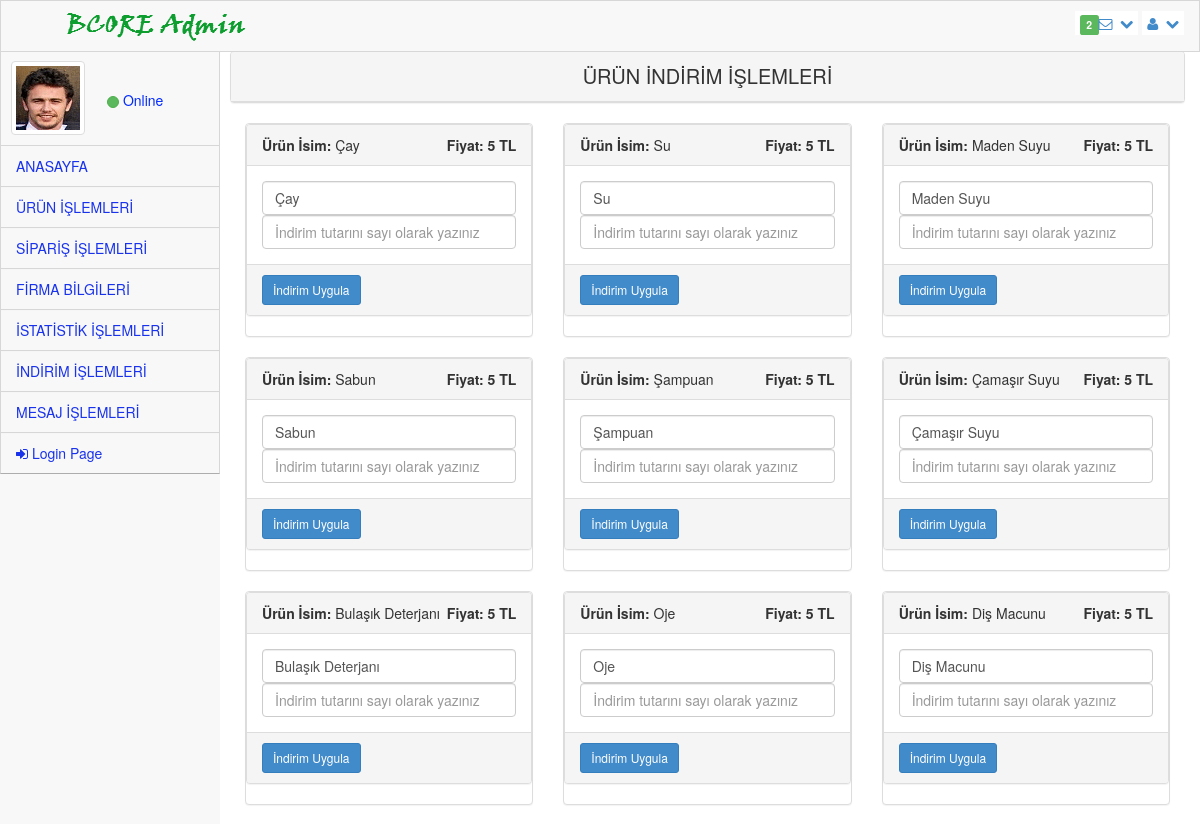
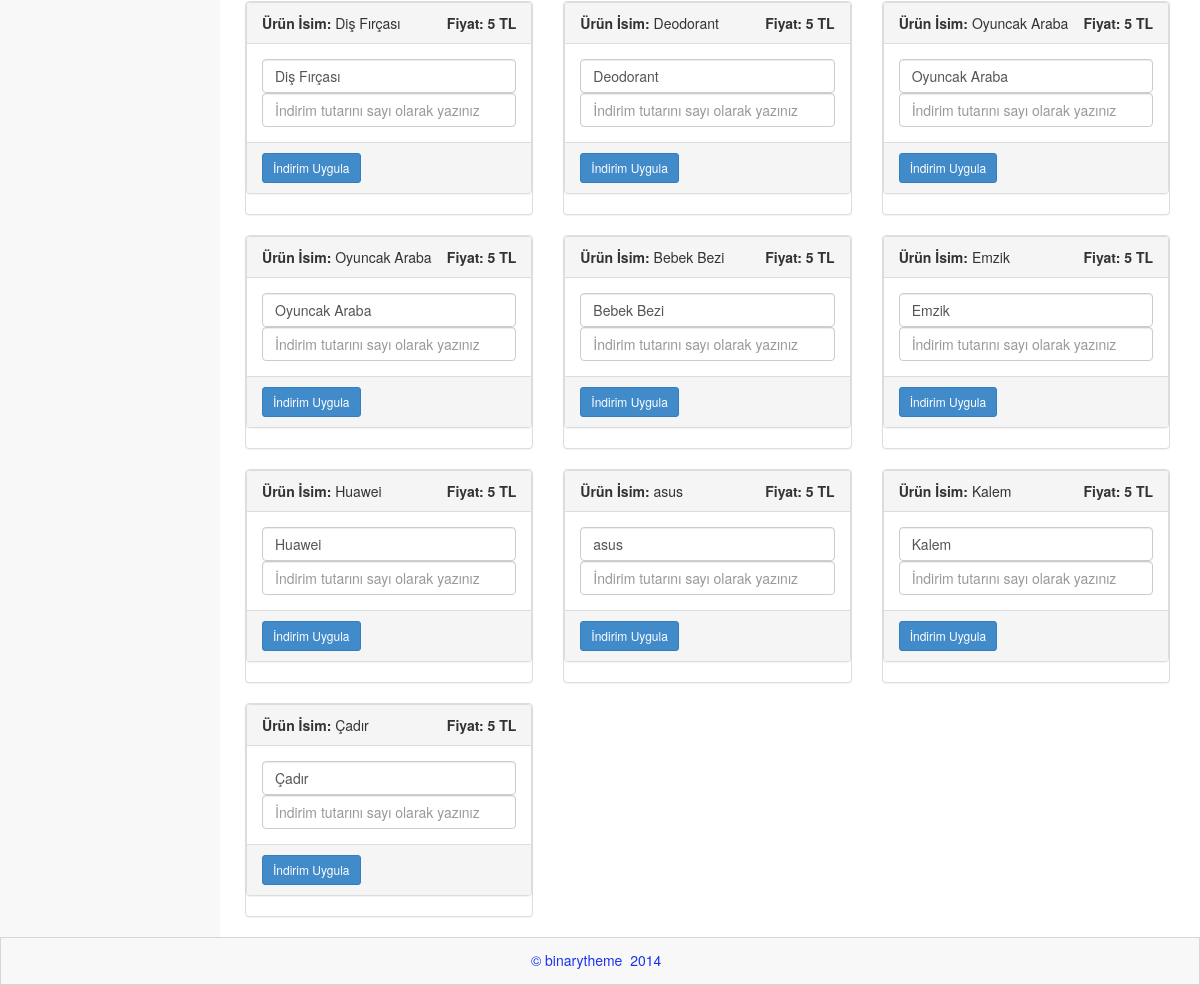
Screenshot of /admin_firma/firma_indirim.php with the database file from the repository (2 pictures, top to bottom).
### tables this page shows
CREATE TABLE `urun` (
  `urun_id` int(11) NOT NULL,
  `urun_firma` varchar(100) NOT NULL,
  `urun_isim` varchar(50) NOT NULL,
  `urun_kategori` varchar(50) NOT NULL,
  `urun_aciklama` varchar(2000) NOT NULL,
  `urun_tarif` varchar(2000) NOT NULL,
  `urun_fiyat` int(11) NOT NULL,
  `urun_resim` varchar(200) NOT NULL,
  `urun_stok` int(11) NOT NULL,
  `urun_favori` int(11) NOT NULL DEFAULT '0'
);

### admin_firma/firma_indirim.php (the view, shortened to what this page needs)
<?php require_once("../baglan.php"); ?>
<!DOCTYPE html>
 <html lang="tr">
<head>
    <link rel="stylesheet" href="assets/plugins/bootstrap/css/bootstrap.css" />
    <link rel="stylesheet" href="assets/css/main.css" />
    <link rel="stylesheet" href="assets/css/theme.css" />
    <link rel="stylesheet" href="assets/css/MoneAdmin.css" />
    <link rel="stylesheet" href="assets/plugins/Font-Awesome/css/font-awesome.css" />
</head>
<body class="padTop53 " >
    <div id="wrap">
        <div id="top">
            <nav class="navbar navbar-inverse navbar-fixed-top " style="padding-top: 10px;">
                <header class="navbar-header">
                    <a href="index.php" class="navbar-brand">
                    <img src="assets/img/logo.png" alt="" /></a>
                </header>
                <ul class="nav navbar-top-links navbar-right">
                    <li class="dropdown">
                        <a class="dropdown-toggle" data-toggle="dropdown" href="#">
                            <span class="label label-success">2</span><i class="icon-envelope-alt"></i>&nbsp; <i class="icon-chevron-down"></i>
                        </a>
                    </li>
                    <li class="dropdown">
                        <a class="dropdown-toggle" data-toggle="dropdown" href="#">
                            <i class="icon-user "></i>&nbsp; <i class="icon-chevron-down "></i>
                        </a>
                    </li>
                </ul>
            </nav>
        </div>
       <div id="left">
                <div class="media user-media well-small">
                    <a class="user-link" href="#">
                        <img class="media-object img-thumbnail user-img" alt="User Picture" src="assets/img/user.gif" />
                    </a>
                    <br />
                    <div class="media-body">
                        <h5 class="media-heading" style="font-weight: inherit; text-transform: capitalize; font-size: 16px;">
                        </h5>
                        <ul class="list-unstyled user-info">
                            <li>
                                 <a class="btn btn-success btn-xs btn-circle" style="width: 10px;height: 12px;"></a> Online
                            </li>
                        </ul>
                    </div>
                    <br />
                </div>
         <ul id="menu" class="collapse">
                <li class="panel">
                    <a href="index.php" data-parent="#menu" data-toggle="collapse" class="accordion-toggle" data-target="#blank-nav">
                        ANASAYFA
                    </a>
                </li>
                <li class="panel">
                    <a href="firma_ürün.php" data-parent="#menu" data-toggle="collapse" class="accordion-toggle" data-target="#blank-nav1">
                        ÜRÜN İŞLEMLERİ
                    </a>
                </li>
                <li class="panel">
                    <a href="firma_siparis.php" data-parent="#menu" data-toggle="collapse" class="accordion-toggle" data-target="#blank-nav3">
                        SİPARİŞ İŞLEMLERİ
                    </a>
                </li>
                <li class="panel">
                    <a href="#" data-parent="#menu" data-toggle="collapse" class="accordion-toggle" data-target="#blank-nav4">
                        FİRMA BİLGİLERİ
                    </a>
                </li>
                <li class="panel">
                    <a href="firma_istatistik.php" data-parent="#menu" data-toggle="collapse" class="accordion-toggle" data-target="#blank-nav5">
                        İSTATİSTİK İŞLEMLERİ
                    </a>
                </li>
                <li class="panel">
                    <a href="firma_indirim.php" data-parent="#menu" data-toggle="collapse" class="accordion-toggle" data-target="#blank-nav7">
                        İNDİRİM İŞLEMLERİ
                    </a>
                </li>
                <li class="panel">
                    <a href="firma_mailbox.php" data-parent="#menu" data-toggle="collapse" class="accordion-toggle" data-target="#blank-nav8">
                        MESAJ İŞLEMLERİ
                    </a>
                </li>
                <li><a href="cikis.php"><i class="icon-signin"></i> Login Page </a></li>
             </ul>
        </div>
        <div id="content">
            <div class="inner" style="min-height:1200px;">
                <div class="row">
                <div class="col-lg-12">
                    <div class="panel panel-default">
                        <div class="panel-heading text-center" style="font-size: 20px;">
                            ÜRÜN İNDİRİM İŞLEMLERİ
                        </div>
                    </div>
                    <?php
                        $veri= $db->query("SELECT * FROM urun where urun_firma='$b'", PDO::FETCH_ASSOC);
                            foreach($veri as $row){
                    ?>
                    <div class="col-lg-4">
		                <div class="panel panel-default">
		                    <form action="" method="post" enctype="multipart/form-data">
		                    	<div class="panel panel-default">
			                        <div class="panel-heading">
			                        	<b>Ürün İsim:</b> <?php echo $row['urun_isim']; ?>
			                         	<b style="float: right;">Fiyat: <?php echo $row['urun_fiyat']; ?> TL</b>
			                        </div>
			                        <div class="panel-body">
			                            <input class="form-control" name="indirim_urun_isim" type="text" value="<?php echo $row['urun_isim']; ?>"required>
		                                <input class="form-control" name="indirim_tutar" placeholder="İndirim tutarını sayı olarak yazınız" required>
			                        </div>
			                        <div class="panel-footer">
			                           <button type="submit" name="urun_indirim" class="btn btn-primary btn-sm">İndirim Uygula</button>
			                        </div>
			                    </div>
		                    </form>
		                </div>
                    </div>
                    <?php
                    }
                    ?>
				</div>
                </div>
            </div>
            </div>
        </div>
    <div id="footer">
        <p>&copy;  binarytheme &nbsp;2014 &nbsp;</p>
    </div>
</body>
</html>

### admin_firma/assets/css/main.css (style rules this page uses)
#wrap { margin: 0 auto; }
#footer { height: 48px; background-color: #222222; }
@media (min-width: 768px) { html, body { height: 100%; } }
@media (min-width: 768px) { #wrap { height: auto !important; height: 100%; min-height: 100%; padding: 0 0 48px; margin-bottom: -48px; } }
body.padTop53 { padding-top: 75px; overflow: visible; }
@media (min-width: 802px) { body.padTop53 { padding-top: 51px; } }
#wrap:before, #top:before, .head:before, #footer:before, #wrap:after, #top:after, .head:after, #footer:after { display: table; content: " "; }
#wrap:after, #top:after, .head:after, #footer:after { clear: both; }
#wrap { background-color: #f8f8f8; }
@media (min-width: 768px) { #left { position: relative; float: left; width: 100px; } }
@media (min-width: 768px) { #content { margin-left: 100px; } }
@media (min-width: 768px) { #left { margin-bottom: -10px; } }
@media (min-width: 992px) { #left { width: 220px; } }
@media (min-width: 992px) { #content { margin-left: 220px; } }
#top .navbar { margin-bottom: 0; border:1px solid rgb(216, 215, 215); background-color:#f8f8f8; }
#top .navbar-brand { padding: 0; }
.user-media { display: none; color:#0029FF; border-right:1px solid rgb(216, 215, 215); border-left:1px solid rgb(216, 215, 215); }
@media (min-width: 768px) { .user-media { display: block; } }
@media (min-width: 768px) { .user-media .media-body { display: none; } }
@media (min-width: 768px) { .user-media .user-link { position: relative; display: block; margin-right: auto; margin-left: auto; } }
@media (min-width: 768px) { .user-media .user-link .user-img { margin: 10px auto; } }
@media (min-width: 992px) { .user-media .user-link { float: left; } }
@media (min-width: 992px) { .user-media .user-link .user-img { margin: 10px; } }
@media (min-width: 992px) { .user-media .media-body { display: block; float: left; margin-left: 12px; } }
@media (min-width: 992px) { .user-media .media-body h5.media-heading { font-size: 18px; padding-top: 8px; margin-bottom: 11px; color: #050505; font-weight: bolder; } }
#menu { position: relative; overflow: hidden; border-right:1px solid rgb(216, 215, 215); border-left:1px solid rgb(216, 215, 215); background-color:#f8f8f8; border-bottom: 1px solid rgba(0, 0, 0, 0.3); -webkit-box-shadow: 0 1px 0 rgba(255, 255, 255, 0.05); box-shadow: 0 1px 0 rgba(255, 255, 255, 0.05); }
#menu, #menu ul { padding: 0; margin: 0; list-style: none; }
@media (min-width: 768px) { #menu.collapse { display: inherit !important; } }
#menu > li { position: relative; display: block; margin: 0; border-width: 0; border-radius: 0; }
#menu > li > a { position: relative; display: block; padding: 10px 15px; color: #1933EC; border-top:1px solid rgb(216, 215, 215); }
#menu > li.panel { background-color: transparent; }
#menu li > a { text-decoration: none; }
@media (min-width: 768px) { .mini-sidebar #menu > li > a, #menu > li > a { text-align: center; } }
@media (min-width: 768px) { .mini-sidebar #menu > li > a > i, #menu > li > a > i { display: block; font-size: 20px; } }
@media (min-width: 768px) { #menu:after, .mini-sidebar #menu:after { position: absolute; top: 0; right: 0; bottom: 0; left: 0; display: block; width: 0; -webkit-box-shadow: 97px 1px 5px 2px rgba(0, 0, 0, 0.6); box-shadow: 97px 1px 5px 2px rgba(0, 0, 0, 0.6); } }
@media (min-width: 992px) { #menu > li > a { text-align: left; } }
@media (min-width: 992px) { #menu > li > a > i { display: inline; font-size: 14px; } }
@media (min-width: 992px) { #menu:after { -webkit-box-shadow: 217px 1px 5px 2px rgba(0, 0, 0, 0.6); box-shadow: 217px 1px 5px 2px rgba(0, 0, 0, 0.6); } }
#content { -webkit-transition: margin 0.4s; transition: margin 0.4s; }
.inner { position: relative; min-height: 1px; padding-right: 15px; padding-left: 10px; background: #fff; border: 0px solid #e4e4e4; min-height:1200px; }
@media (min-width: 768px) { .inner { float: left; width: 100%; } }
.inner .row { margin-right: -15px; margin-left: -15px; }
#footer { margin: 0 auto; color: #1933EC; background-color:#f8f8f8; border:1px solid rgb(216, 215, 215); }
#footer p { padding: 12px 0 0; text-align: center; }
.btn-circle { width: 40px; height: 40px; padding: 8px 10px; border-radius: 500px; }
.btn-circle.btn-xs { width: 20px; height: 20px; padding: 0 5px; }

### rows the page displays
urun: urun_isim "Çay", urun_fiyat "5", indirim_urun_isim "Çay"
urun: urun_isim "Su", urun_fiyat "5", indirim_urun_isim "Su"
urun: urun_isim "Maden Suyu", urun_fiyat "5", indirim_urun_isim "Maden Suyu"
urun: urun_isim "Sabun", urun_fiyat "5", indirim_urun_isim "Sabun"
urun: urun_isim "Şampuan", urun_fiyat "5", indirim_urun_isim "Şampuan"
urun: urun_isim "Çamaşır Suyu", urun_fiyat "5", indirim_urun_isim "Çamaşır Suyu"
urun: urun_isim "Bulaşık Deterjanı", urun_fiyat "5", indirim_urun_isim "Bulaşık Deterjanı"
urun: urun_isim "Oje", urun_fiyat "5", indirim_urun_isim "Oje"
urun: urun_isim "Diş Macunu", urun_fiyat "5", indirim_urun_isim "Diş Macunu"
urun: urun_isim "Diş Fırçası", urun_fiyat "5", indirim_urun_isim "Diş Fırçası"
urun: urun_isim "Deodorant", urun_fiyat "5", indirim_urun_isim "Deodorant"
urun: urun_isim "Oyuncak Araba", urun_fiyat "5", indirim_urun_isim "Oyuncak Araba"
urun: urun_isim "Oyuncak Araba", urun_fiyat "5", indirim_urun_isim "Oyuncak Araba"
urun: urun_isim "Bebek Bezi", urun_fiyat "5", indirim_urun_isim "Bebek Bezi"
urun: urun_isim "Emzik", urun_fiyat "5", indirim_urun_isim "Emzik"
urun: urun_isim "Huawei", urun_fiyat "5", indirim_urun_isim "Huawei"
urun: urun_isim "asus", urun_fiyat "5", indirim_urun_isim "asus"
urun: urun_isim "Kalem", urun_fiyat "5", indirim_urun_isim "Kalem"
urun: urun_isim "Çadır", urun_fiyat "5", indirim_urun_isim "Çadır"
